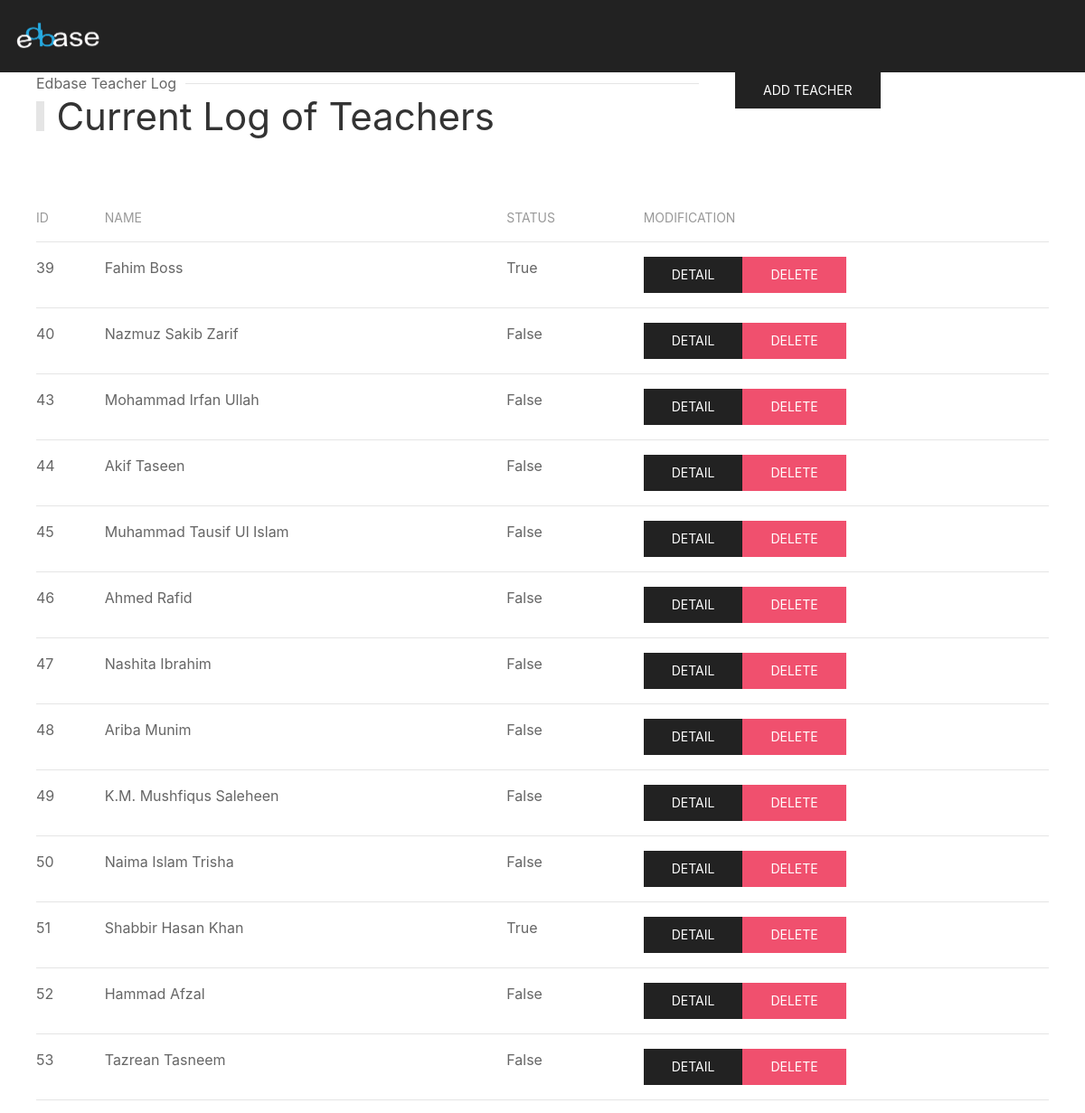
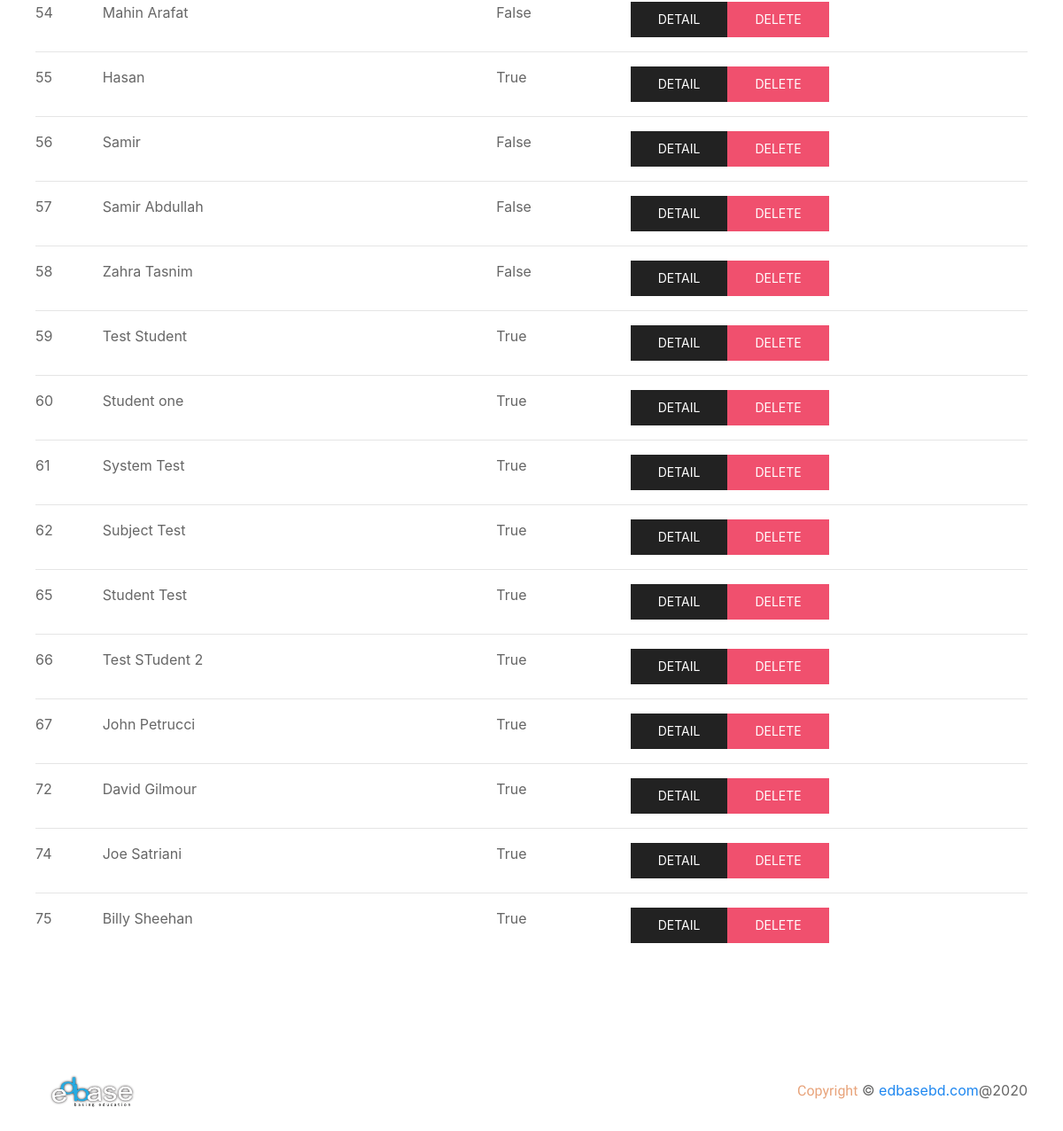
The page /studentlist/ on the database its author committed (2 pictures, top to bottom).
### applicant/models.py (models this page shows, shortened)
class Student(models.Model):
    user = models.OneToOneField(User, on_delete=models.CASCADE)
    name = models.CharField(max_length=128, null=True, blank=True)
    mobile = models.CharField(max_length=11, null=True, blank=True)
    guardian_mobile = models.CharField(max_length=11, null=True, blank=True)
    email = models.EmailField(max_length=128, null=True, blank=True)
    school = models.CharField(max_length=128, null=True, blank=True)
    status = models.BooleanField(default=False, null=True, blank=True)
    user_type = models.CharField(max_length=128, null=True, blank=True)
    qualification = models.CharField(max_length=128, null=True, blank=True)
    created_at = models.DateTimeField(auto_now_add=True, null=True, blank=True)

### applicant/views.py (the view)
# urls.py: path('studentlist/', views.edbaseStudentList, name='studentlist'),
def edbaseStudentList(request):
    students = Student.objects.all()
    return render(request, 'studentlist.html', {'students': students})

### applicant/templates/studentlist.html (shortened to what this page needs)
{% extends 'base.html' %}
{% load static %}
{% block content %}
    <section class="main-section">
        <section class="main-section">
            <div class="admin-section-top">
                <div>
                    <div class="uk-section-secondary uk-preserve-color">
                        <div uk-sticky="animation: uk-animation-slide-top; sel-target: .uk-navbar-container; cls-active: uk-navbar-sticky; cls-inactive: uk-navbar-transparent uk-dark; top: 200">
                            <nav class="uk-navbar-container" uk-navbar="mode: click;">
                                <div class="uk-navbar-left">
                                    <a class="uk-navbar-item uk-logo logo-size" href="/"><img src="/static/img/edbase_footer.png" alt="edbase"></a>
                                </div>
                            </nav>
                        </div>
                    </div>
                </div>
            </div>
        </section>
    </section>
    <section id="student-list">
        <div class="uk-container">
            <div uk-grid>
                <div class="uk-width-2-3@m">
                    <div class="head">
                        <h1 class="uk-heading-bullet">Current Log of Teachers</h1>
                        <p class="uk-heading-line"><span>Edbase Teacher Log</span></p>
                    </div>
                </div>
                <div class="uk-width-expand@m">
                    <a href="{% url 'addteachernext' %}" class="uk-button uk-button-secondary">Add Teacher</a>
                </div>
            </div>
            <div class="uk-child-width-1@m" uk-grid>
                <div class="uk-margin-large">
                    <table class="uk-table uk-table-justify uk-table-hover uk-table-divider">
                        <thead>
                            <tr>
                                <th>id</th>
                                <th>Name</th>
                                <th>Status</th>
                                <th>Modification</th>
                            </tr>
                        </thead>
                        <tbody>
                            {% for student in students %}
                            <tr>
                                <td>{{ student.id }}</td>
                                <td>{{ student.name }}</td>
                                <td>{{ student.status }}</td>
                                <td class="uk-flex">
                                    <a href="{% url 'studentdetailnext' student.id %}" class="uk-button uk-button-secondary">Detail</a>
                                    <a href="{% url 'removestudent' student.id %}" class="uk-button uk-button-danger">delete</a>
                                </td>
                            </tr>
                            {% endfor %}
                        </tbody>
                    </table>
                </div>
            </div>
        </div>
    </section>
    <section id="footer">
        <div class="uk-padding">
            <div class="uk-flex uk-flex-wrap uk-flex-wrap-around uk-flex-between uk-flex-middle">
                <a class="uk-navbar-item uk-logo logo-size" href="/"><img src="/static/img/edbase.png" alt="zeros"></a>
                <p class="uk-text-center"> <span class="zeros-sub-head copy">Copyright</span>  © <a href="/">edbasebd.com</a>@2020</p>
            </div>
        </div>
    </section>
{% endblock %}

### static/css/main.css (style rules this page uses)
p { margin: 0; }
.main-section { position: relative; }
.zeros-sub-head { font-family: 'Dancing Script', cursive; font-size: 2.3rem; color:#5a3a68; }
.logo-size { width: 128px; }
.copy { font-size: 1rem; color: #e8a37a; }
.admin-section-top { height: 10vh; }
.head { display: flex; flex-direction: column-reverse; }

### rows shown on the page
Student: id "39", name "Fahim Boss", status "True"
Student: id "40", name "Nazmuz Sakib Zarif", status "False"
Student: id "43", name "Mohammad Irfan Ullah", status "False"
Student: id "44", name "Akif Taseen", status "False"
Student: id "45", name "Muhammad Tausif Ul Islam", status "False"
Student: id "46", name "Ahmed Rafid", status "False"
Student: id "47", name "Nashita Ibrahim", status "False"
Student: id "48", name "Ariba Munim", status "False"
Student: id "49", name "K.M. Mushfiqus Saleheen", status "False"
Student: id "50", name "Naima Islam Trisha", status "False"
Student: id "51", name "Shabbir Hasan Khan", status "True"
Student: id "52", name "Hammad Afzal", status "False"
Student: id "53", name "Tazrean Tasneem", status "False"
Student: id "54", name "Mahin Arafat", status "False"
Student: id "55", name "Hasan", status "True"
Student: id "56", name "Samir", status "False"
Student: id "57", name "Samir Abdullah", status "False"
Student: id "58", name "Zahra Tasnim", status "False"
Student: id "59", name "Test Student", status "True"
Student: id "60", name "Student one", status "True"
Student: id "61", name "System Test", status "True"
Student: id "62", name "Subject Test", status "True"
Student: id "65", name "Student Test", status "True"
Student: id "66", name "Test STudent 2", status "True"
Student: id "67", name "John Petrucci", status "True"
Student: id "72", name "David Gilmour", status "True"
Student: id "74", name "Joe Satriani", status "True"
Student: id "75", name "Billy Sheehan", status "True"
